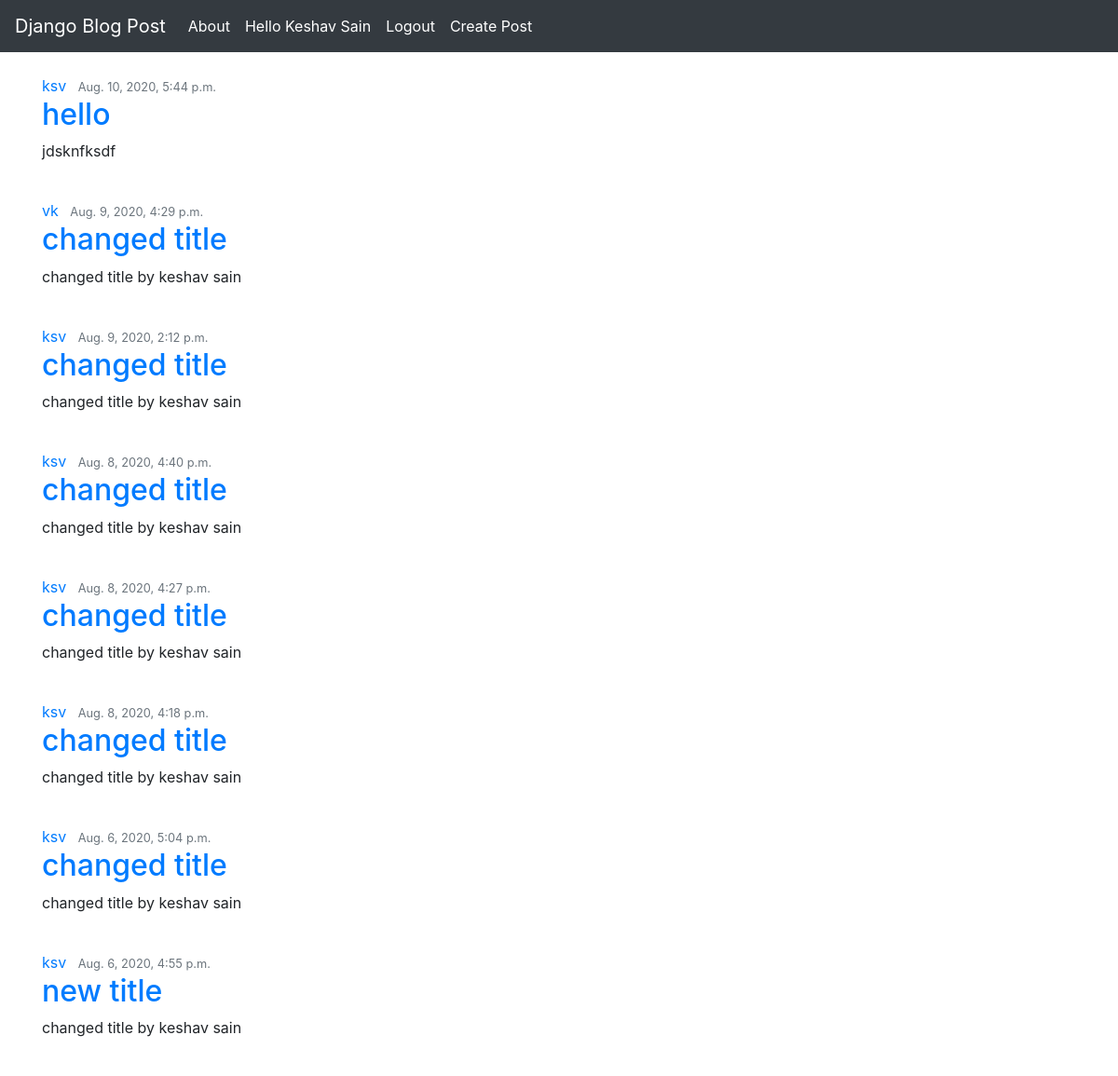
The app's page / (signed in) with its own data.
### polls/models.py (models this page shows, shortened)
class Post(models.Model):
	title = models.CharField(max_length=100)
	content = models.TextField()
	date_posted = models.DateTimeField(default=timezone.now)
	author = models.ForeignKey(User, on_delete=models.CASCADE)

### polls/views.py (the view)
# urls.py: path("", views.index, name='polls-home'),
def index(request):
	context = {
		'posts': Post.objects.order_by('date_posted')[::-1],
		'title': 'Home',
	}
	return render(request, 'polls/index.html', context)

### polls/templates/polls/index.html
{% extends "polls/base.html" %}
{% block content %}
	<div class="conainer">
			{% for post in posts %}
				<span class="border border-white">
					<article class="media content-section">
						<div class="media-body">
							<div class="article-metadata">
								<a class="mr-2" href="#">{{ post.author }}</a>
								<small class="text-muted">{{ post.date_posted}}</small>
							</div>
							<h2><a class="article-title" href="#">{{ post.title }}</a></h2>
							<p class="article-content">{{ post.content }}</p>
						</div>
					</article>
				</span>
			{% endfor %}
		</div>
{% endblock content %}

### polls/templates/polls/base.html (shortened to what this page needs)
<!doctype html>
<html lang="en">
  <head>
    <link rel="stylesheet" href="https://stackpath.bootstrapcdn.com/bootstrap/4.5.0/css/bootstrap.min.css">
  </head>
  <body>
    <nav class="navbar navbar-expand-md navbar-dark bg-dark">
      <a class="navbar-brand" href="{% url 'polls-home' %}">Django Blog Post</a>
      <div class="collapse navbar-collapse" id="navbarSupportedContent">
        <ul class="navbar-nav mr-auto">
          <li class="nav-item active">
            <a class="nav-link" href="{% url 'polls-about' %}">About</a>
          </li>
          {% if not user.is_authenticated %}
          <li class="nav-item active ml-auto">
            <span class="sr-only">(current)</span>
            <a class="nav-link" href="{% url 'polls-signin' %}">Sign in</a>
          </li>
          <li class="nav-item active">
            <span class="sr-only">(current)</span>
            <a class="nav-link" href="{% url 'register' %}">Register</a>
          </li>
          {% else %}
          <li class="nav-item active ml-auto">
            <a class="nav-link" href="{% url 'profile' %}">Hello {{user.first_name}} {{user.last_name}}</a>
          </li>
          <li class="nav-item active">
            <a class="nav-link" href="{% url 'logout' %}">Logout</a>
          </li>
          <li class="nav-item active">
            <a class="nav-link" href="{% url 'new-post' %}">Create Post</a>
          </li>
          {% endif %}
        </ul>
      </div>
    </nav>
    <div class="container">
      {% block content %}
      {% endblock content %}
    </div>
  </body>
</html>

### records on screen
Post: author "ksv", date_posted "Aug. 10, 2020, 5:44 p.m.", title "hello", content "jdsknfksdf"
Post: author "vk", date_posted "Aug. 9, 2020, 4:29 p.m.", title "changed title", content "changed title by keshav sain"
Post: author "ksv", date_posted "Aug. 9, 2020, 2:12 p.m.", title "changed title", content "changed title by keshav sain"
Post: author "ksv", date_posted "Aug. 8, 2020, 4:40 p.m.", title "changed title", content "changed title by keshav sain"
Post: author "ksv", date_posted "Aug. 8, 2020, 4:27 p.m.", title "changed title", content "changed title by keshav sain"
Post: author "ksv", date_posted "Aug. 8, 2020, 4:18 p.m.", title "changed title", content "changed title by keshav sain"
Post: author "ksv", date_posted "Aug. 6, 2020, 5:04 p.m.", title "changed title", content "changed title by keshav sain"
Post: author "ksv", date_posted "Aug. 6, 2020, 4:55 p.m.", title "new title", content "changed title by keshav sain"

### other values on screen
{{ user.first_name }} "Keshav"
{{ user.last_name }} "Sain"
